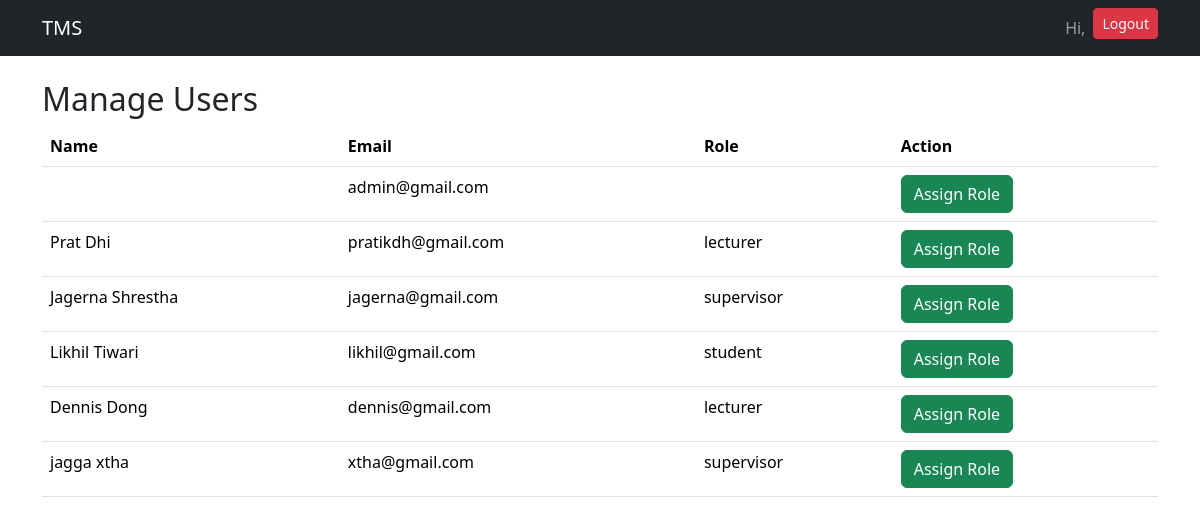
The app's page /admin-panel/manage-users/ (signed in), older data.
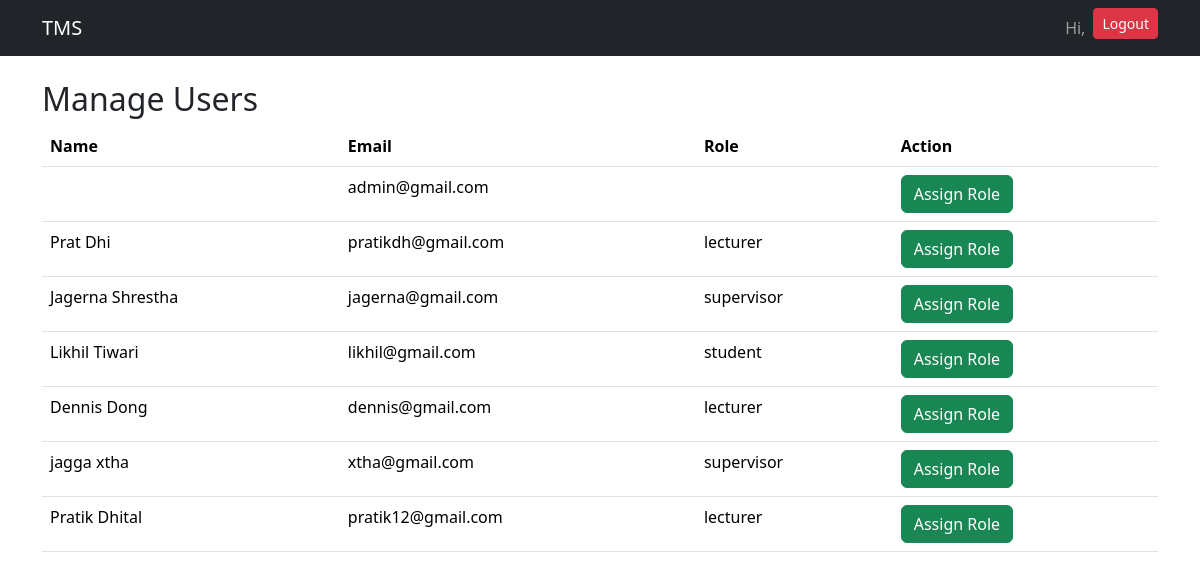
The same page, newer data.
### users/models.py (models this page shows, shortened)
class User(AbstractUser):
    username = models.CharField(max_length=100, unique=True)
    email = models.EmailField(unique=True)
    role = models.CharField(max_length=10, choices=ROLE_CHOICES)
    USERNAME_FIELD = "email"
    REQUIRED_FIELDS = ["username"]

### users/views.py (the view)
# urls.py: path('admin-panel/manage-users/', manage_users, name='manage_users'),
@user_passes_test(admin_required)
def manage_users(request):
    users = User.objects.all()
    context = {
        'users': users
    }
    return render(
        request,
        'admin_panel/manage_users.html',
        context
    )

### users/views.py (called while the page is built)
def admin_required(user):
    return user.is_superuser

### users/templates/admin_panel/manage_users.html
{% extends "base.html" %}
{% block start %}
<h2>Manage Users</h2>
<table class="table">
    <tr>
        <th>Name</th>
        <th>Email</th>
        <th>Role</th>
        <th>Action</th>
    </tr>
    {% for user in users %}
    <tr>
        <td>
            {{ user.first_name }} {{ user.last_name }}
        </td>
        <td>
            {{ user.email }}
        </td>
        <td>
            {{ user.role }}
        </td>
        <td>
            <a href="/admin-panel/assign-role/{{user.id}}/"
               class="btn btn-success">
               Assign Role
            </a>
        </td>
    </tr>
    {% endfor %}
</table>
{% endblock %}

### users/templates/base.html (shortened to what this page needs)
<!DOCTYPE html>
<html lang="en">
<head>
    <link href="https://cdn.jsdelivr.net/npm/bootstrap@5.3.8/dist/css/bootstrap.min.css" rel="stylesheet">
</head>
<body>
<nav class="navbar navbar-expand-lg navbar-dark bg-dark">
    <div class="container">
        <a class="navbar-brand" href="/">TMS</a>
        <div class="collapse navbar-collapse">
            <ul class="navbar-nav ms-auto">
                {% if request.user.is_authenticated %}
                    <li class="nav-item">
                        <span class="nav-link">Hi, {{ request.user.first_name }}</span>
                    </li>
                    <li class="nav-item">
                        <a href="/logout/" class="btn btn-danger btn-sm">Logout</a>
                    </li>
                {% endif %}
            </ul>
        </div>
    </div>
</nav>
<div class="container mt-4">
    {% block start %}
    {% endblock %}
</div>
</body>
</html>

Row changes from the older to the newer data that the page shows:
added User: first_name "Pratik", last_name "Dhital", email "pratik12@gmail.com", role "lecturer"
